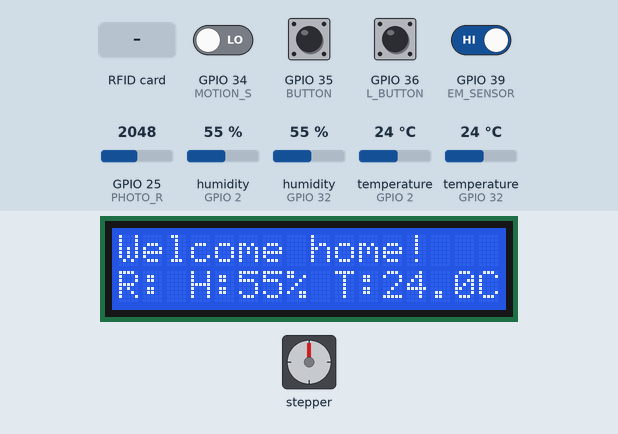
This sketch was run on a simulated ESP32. Shown: 16×2 character LCD, stepper motor. The inputs (shaded band) are chosen by the test bench; at power-on: GPIO 39 (EM_SENSOR) HIGH, GPIO 34 (MOTION_S), GPIO 35 (BUTTON), GPIO 36 (L_BUTTON) LOW, temperature (sensors on GPIO 2, GPIO 32) 24 °C, GPIO 25 (PHOTO_R) = 2048, humidity (sensors on GPIO 2, GPIO 32) 55 %. Stepper angles assume 3700 steps per turn; what the sketch prints to the serial monitor is not drawn.

Above: at 1.3 s.
1.4 s: RFID card E3 A2 F2 0F held to the reader
At 4.6 s:
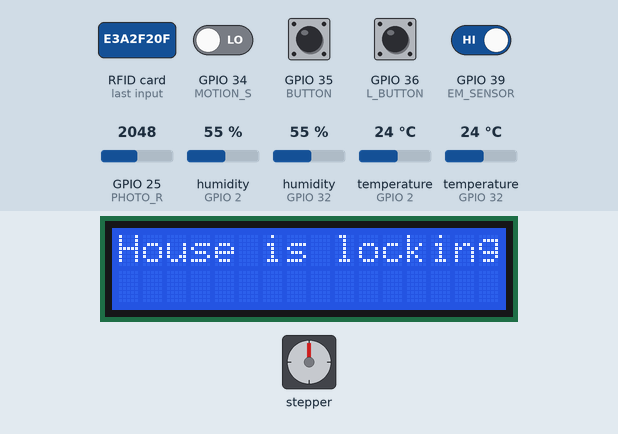
7.2 s: GPIO 34 (MOTION_S) driven HIGH
At 10.1 s:
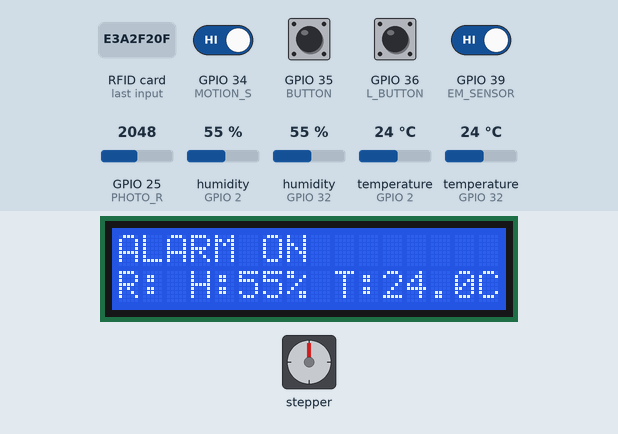
11.2 s: temperature (sensor on GPIO 2) set to 3 °C
At 14.1 s:
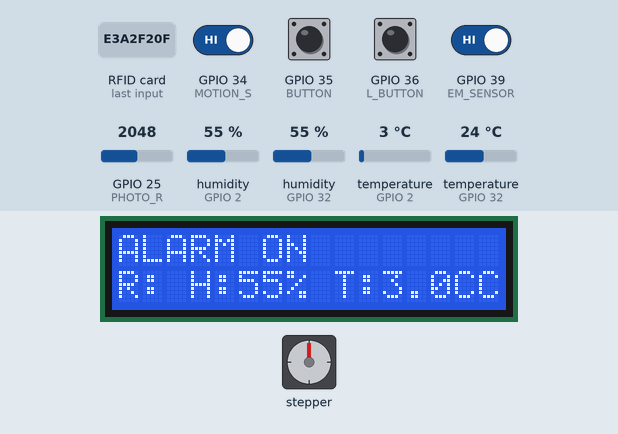
14.4 s: RFID card 5E 7A 19 C4 held to the reader
At 18.5 s:
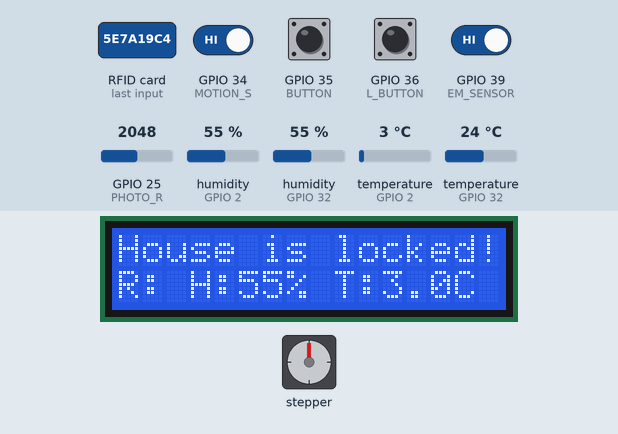
18.9 s: GPIO 35 (BUTTON) pulled HIGH for 0.3 s
At 21.0 s:
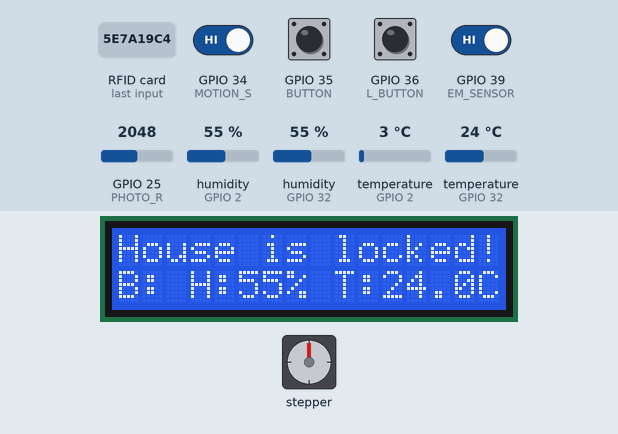
29.3 s: temperature (sensor on GPIO 32) set to 3 °C
At 34.83 s:
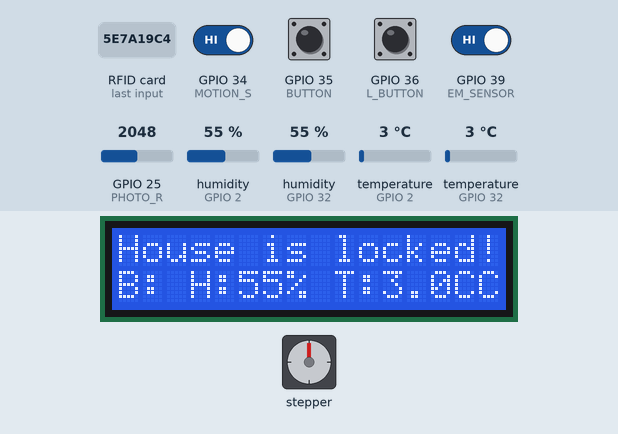
Timing chart, 0 to 34.9 s (numbered marks = the images above; inputs shaded):
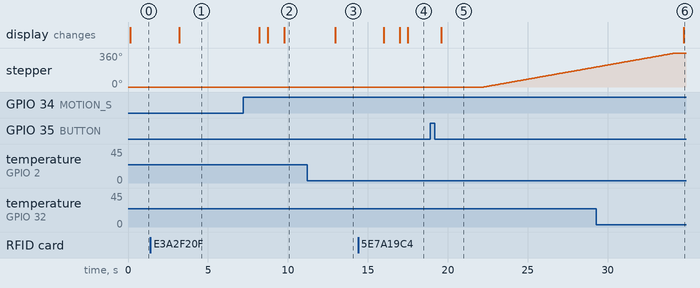

Measured:
- after the input at 1.4 s, the display: changes after 1.8 s (image 1)
- after the input at 7.2 s, the display: first differs from a run without the input after 1.5 s (image 2 shows a later state)
- after the input at 11.2 s, the display: changes after 1.7 s (image 3)
- after the input at 14.4 s, the display: first changes after 1.6 s (image 4 shows a later state)
- after the input at 18.9 s, the display: changes after 0.69 s (image 5)
- after the input at 29.3 s, the display: changes after 5.5 s (image 6)

The sketch:

onlab.ino
```cpp
#include <SPI.h>
#include <MFRC522.h>
#include <LiquidCrystal.h>
#include <DHT.h>
#include <Stepper.h>
#include <Wire.h>
#include <Adafruit_PWMServoDriver.h>

#define SS_PIN 5
#define RST_PIN 0
#define DHT_B_PIN 32
#define DHT_R_PIN 2
#define DHTTYPE DHT22
#define EM_SENSOR 39
#define BUZZER 1 // on the pwm driver
#define MOTION_S 34
#define B_FAN 2 // on the pwm driver
#define BUTTON 35
#define PHOTO_R 25
#define S_IN1 26
#define S_IN2 33
#define S_IN3 14
#define S_IN4 12
#define R_LIGHT 0 // on the pwm driver
#define B_LIGHT 3 // on the pwm driver
#define L_LIGHT 4 // on the pwm driver
#define L_BUTTON 36
#define HEAT_FAN 5 // on the pwm driver
#define HEAT_1 6   // on the pwm driver
#define HEAT_2 7   // on the pwm driver

// Stepper motors steps per revolution
const int stepsPerRevolution = 3700;

// Create instance of the Stepper class
Stepper blinder(stepsPerRevolution, S_IN1, S_IN3, S_IN2, S_IN4);

// Create instance of the Adafruit_PWMServoDriver class
Adafruit_PWMServoDriver pwm = Adafruit_PWMServoDriver();

// Create instance of the MFRC522 class
MFRC522 rfid(SS_PIN, RST_PIN); // Instance of the class

// Create instance of the LiquidCrystal class
LiquidCrystal lcd(27, 13, 4, 17, 16, 15);

// Create instance of the DHT class
DHT dht(DHT_B_PIN, DHTTYPE);
DHT dht2(DHT_R_PIN, DHTTYPE);

// Define authorized RFID tag
int My_RFID_Tag[4] = {0xE3, 0xA2, 0xF2, 0x0F};
// Define variables
boolean My_Card = false;
boolean house_locked = false;
int door_locked;
boolean isAlarm = false;
boolean roomTemp = true;
boolean bFan = false;
int unlockTry = 0;
boolean blinderUp = false;
int blinderTime = 0;
boolean lightState = false;

int pinStateCurrent = LOW; // current state of pin

// Temp control
boolean tempCState = false;
int coolingTime = 0;

void setup()
{
  Wire.begin();
  Serial.begin(9600);
  dht.begin();
  dht2.begin();
  // set up the LCD's number of columns and rows:
  lcd.begin(16, 2);
  lcd.print("Welcome home!");
  SPI.begin();     // Init SPI bus
  rfid.PCD_Init(); // Init MFRC522
  pinMode(EM_SENSOR, INPUT_PULLUP);
  pinMode(MOTION_S, INPUT);
  pinMode(BUTTON, INPUT);
  pinMode(PHOTO_R, INPUT);
  pinMode(L_BUTTON, INPUT);
  blinder.setSpeed(5);
  pwm.begin();
  pwm.setPWMFreq(1600); // This is the maximum PWM frequency
  pwm.setPWM(B_FAN, 0, 4096);
  pwm.setPWM(HEAT_FAN, 0, 4096);
  pwm.setPWM(HEAT_1, 0, 4096);
  pwm.setPWM(HEAT_2, 0, 4096);
}

void loop()
{

  displayTemp();

  lightBasedActions();

  securityLock();

  lightManual();

  readingRFID();

  delay(500);
}

// Function to control the light manually
void lightManual()
{
  if (digitalRead(L_BUTTON) == HIGH)
  {
    lightState = !lightState;
    lightSwitching();
  }
}

// Function to control the light and blinder based on the light sensor
void lightBasedActions()
{
  int lightVal = analogRead(PHOTO_R);
  if (lightVal > 800 && !blinderUp && blinderTime > 20)
  {
    blinder.step(stepsPerRevolution);
    blinderUp = true;
    lightState = false;
    lightSwitching();
    blinderTime = 0;
  }
  else if (lightVal < 800 && blinderUp && blinderTime > 20)
  {
    blinder.step(-stepsPerRevolution);
    blinderUp = false;
    blinderTime = 0;
    lightState = true;
    lightSwitching();
  }
  blinderTime++;
}

// Function to switch the light on and off
void lightSwitching()
{
  if (lightState)
  {
    pwm.setPWM(L_LIGHT, 4096, 0);
    pwm.setPWM(B_LIGHT, 4096, 0);
    pwm.setPWM(R_LIGHT, 4096, 0);
  }
  else
  {
    pwm.setPWM(L_LIGHT, 0, 4096);
    pwm.setPWM(B_LIGHT, 0, 4096);
    pwm.setPWM(R_LIGHT, 0, 4096);
  }
}

// Function to read the RFID card
void readingRFID()
{
  My_Card = true;

  // Reset the loop if no new card present on the sensor/reader. This saves the entire process when idle.
  if (!rfid.PICC_IsNewCardPresent())
    return;

  // Verify if the NUID has been readed
  if (!rfid.PICC_ReadCardSerial())
    return;

  Serial.println("Card readed");
  MFRC522::PICC_Type piccType = rfid.PICC_GetType(rfid.uid.sak);
  if (piccType == MFRC522::PICC_TYPE_MIFARE_MINI ||
      piccType == MFRC522::PICC_TYPE_MIFARE_1K ||
      piccType == MFRC522::PICC_TYPE_MIFARE_4K)
  {
    Serial.println("Card type is good");
    displayCardInfo();        // Display card's unique ID
    checkCardAuthorization(); // Check if the card is authorized
  }

  // Halt PICC
  rfid.PICC_HaltA();

  // Stop encryption on PCD
  rfid.PCD_StopCrypto1();
}

// Function to check the magnetic door switch sensor
void magneticSensor()
{
  if (isAlarm == false && house_locked)
  {
    door_locked = digitalRead(EM_SENSOR);

    if (door_locked == HIGH)
    {
      securityAlarm();
    }
  }
}

// Function to check the motion sensor
void motionDetection()
{
  if (isAlarm == false && house_locked)
  {
    pinStateCurrent = digitalRead(MOTION_S); // read new state
    if (pinStateCurrent == HIGH)
    { // pin state change: LOW -> HIGH
      securityAlarm();
    }
  }
}

// Function to lock the house
void securityLock()
{
  if (!isAlarm && house_locked)
  {
    pinStateCurrent = digitalRead(MOTION_S); // read new state
    door_locked = digitalRead(EM_SENSOR);
    if (pinStateCurrent == HIGH)
    {
      securityAlarm();
    }
    if (door_locked == HIGH && unlockTry <= 5)
    {
      pwm.setPWM(BUZZER, 4096, 0);
      delay(500);
      pwm.setPWM(BUZZER, 0, 4096);
      unlockTry++;
    }
    if (door_locked == HIGH && unlockTry > 5)
    {
      securityAlarm();
    }
  }
}

// Function to activate the alarm
void securityAlarm()
{
  isAlarm = true;
  lcd.clear();
  lcd.print("ALARM ON");
  pwm.setPWM(BUZZER, 4096, 0);
}

// Function to display the temperature and humidity on the LCD and control the temperature
void displayTemp()
{
  if (digitalRead(BUTTON) == HIGH)
  {
    roomTemp = !roomTemp;
    delay(500);
  }
  lcd.setCursor(0, 1);
  // Sensor readings may also be up to 2 seconds 'old' (its a very slow sensor)
  int bH = dht.readHumidity();
  // Read temperature as Celsius (the default)
  float bT = dht.readTemperature();
  bT = round(bT * 10) / 10;
  int rH = dht2.readHumidity();
  float rT = dht2.readTemperature();
  rT = round(rT * 10) / 10;
  if (bH >= 70 && !bFan)
  {
    bFan = true;
    pwm.setPWM(B_FAN, 4096, 0);
    delay(500);
  }
  else if (bH < 70 && bFan)
  {
    bFan = false;
    pwm.setPWM(B_FAN, 0, 4096);
    delay(500);
  }
  if (roomTemp)
  {
    lcd.print("R: H:");
    lcd.print(rH);
    lcd.print("% T:");
    lcd.print(rT, 1);
    lcd.print("C");
  }
  else
  {
    lcd.print("B: H:");
    lcd.print(bH);
    lcd.print("% T:");
    lcd.print(bT, 1);
    lcd.print("C");
  }
  if (rT > 28 && !tempCState)
  {
    tempControl(2);
    tempCState = true;
  }
  else if (rT < 19 && !tempCState)
  {
    tempControl(1);
    tempCState = true;
  }
  else if (rT <= 28 && rT >= 19 && tempCState)
  {
    tempControl(0);
  }
}

// Function to control the temperature
void tempControl(int heat)
{
  if (heat == 0)
  {
    pwm.setPWM(HEAT_1, 0, 4096);
    pwm.setPWM(HEAT_2, 0, 4096);
    if (coolingTime > 20)
    {
      pwm.setPWM(HEAT_FAN, 0, 4096);
      tempCState = false;
      coolingTime = 0;
    }
    else
    {
      coolingTime++;
    }
  }
  else if (heat == 1)
  {
    pwm.setPWM(HEAT_FAN, 4096, 0);
    delay(1000);
    pwm.setPWM(HEAT_1, 4096, 0);
    pwm.setPWM(HEAT_2, 0, 4096);
  }
  else if (heat == 2)
  {
    pwm.setPWM(HEAT_FAN, 4096, 0);
    delay(1000);
    pwm.setPWM(HEAT_1, 0, 4096);
    pwm.setPWM(HEAT_2, 4096, 0);
  }
}

// Function to display the RFID card's unique ID on LCD and Serial monitor
void displayCardInfo()
{
  printHex(rfid.uid.uidByte, rfid.uid.size);
  delay(500);
}

// Function to check if the read RFID card is authorized
void checkCardAuthorization()
{
  for (int i = 0; i < 4; i++)
  {
    if (My_RFID_Tag[i] != rfid.uid.uidByte[i])
    {
      My_Card = false;
      break;
    }
  }
  Serial.println();
  delay(1000);
  My_Card ? grantAccess() : denyAccess(); // Grant or deny access based on card authorization
}

// Function to grant access if the card is authorized
void grantAccess()
{
  if (house_locked)
  {
    Serial.println("\nRFID accepted");
    lcd.clear();
    lcd.print("Welcome home!");
    isAlarm = false;
    pwm.setPWM(BUZZER, 0, 4096);
    house_locked = false;
    unlockTry = 0;
    delay(2000);
  }
  else
  {
    lcd.clear();
    lcd.print("House is locking!");
    delay(5000);
    house_locked = true;
    lcd.clear();
    lcd.print("House is locked!");
  }
}

// Function to deny access if the card is unauthorized
void denyAccess()
{
  Serial.println("\nRFID declined");
  lcd.clear();
  lcd.print("Access denied!");
  delay(1000);
  if (house_locked)
  {
    lcd.clear();
    lcd.print("House is locked!");
  }
  else
  {
    lcd.clear();
    lcd.print("Welcome home!");
  }
}

/**
 * Helper routine to dump a byte array as hex values to Serial.
 */
void printHex(byte *buffer, byte bufferSize)
{
  for (byte i = 0; i < bufferSize; i++)
  {
    Serial.print(buffer[i] < 0x10 ? " 0" : " ");
    Serial.print(buffer[i], HEX);
  }
}
```
